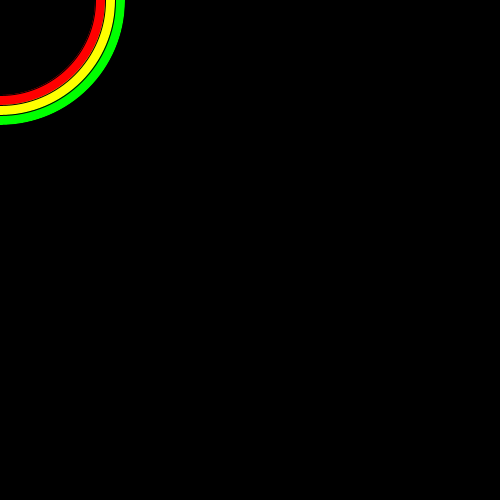
Frame 1 (no input)
Frame 60 (the mouse pressed at the canvas centre just before this capture): identical to frame 1, image omitted
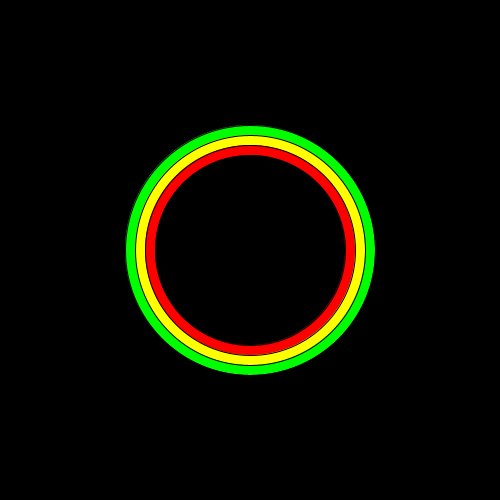
Frame 120 (the mouse held since frame 60 and released just before this capture)

The Processing sketch that drew these frames (run headless with seeded random() and noise(); from frame 60 on, the mouse is pressed at the canvas centre):

// Processing sketch: processing_143040
// ── processing_143040.pde

void setup()
{
size(500,500);
}
void draw()
{
  background(0);
  fill(0,255,0);
  ellipse(mouseX,mouseY,250,250);
  fill(255,255,0);
  ellipse(mouseX,mouseY,230,230);
  fill(255,0,0);
  ellipse(mouseX,mouseY,210,210);
   fill(0);
  ellipse(mouseX,mouseY,190,190);

}
